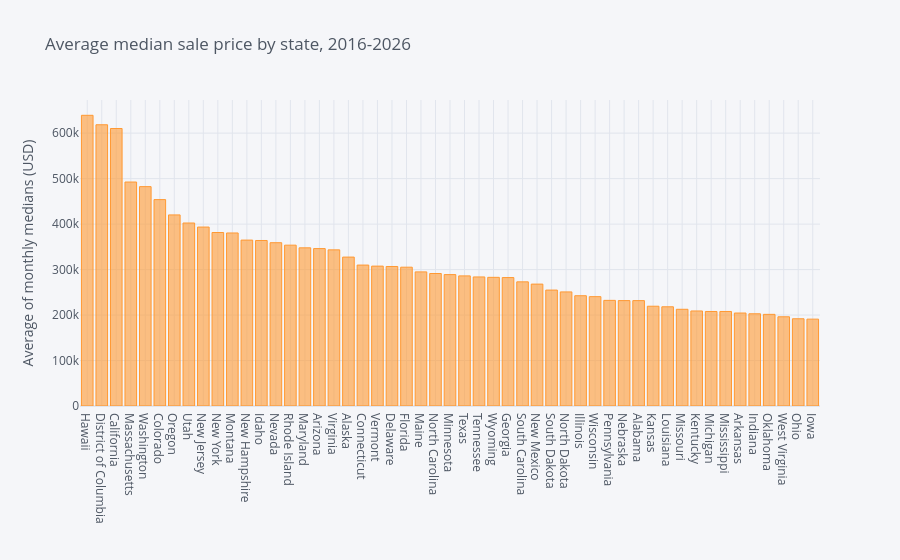

Write notebook code for a chart like this one.
### Markdown cell above
## EDA 2 — Grouped aggregation (bar)

Which states have the highest average median sale price over the full window?

### Code cell
(df_clean.groupby('REGION NAME')['MEDIAN_SALE_PRICE']
         .mean()
         .sort_values(ascending=False)
         .iplot(kind='bar',
                title='Average median sale price by state, 2016-2026',
                yTitle='Average of monthly medians (USD)'))

### Figure 1 — Plotly figure (JSON) as saved in the notebook; plotly's stock layout.template omitted (floating-point values rounded to 4 significant figures)
{"data": [{"marker": {"color": "rgba(255, 153, 51, 0.6)", "line": {"color": "rgba(255, 153, 51, 1.0)", "width": 1}}, "name": "MEDIAN_SALE_PRICE", "orientation": "v", "text": "", "type": "bar", "x": ["Hawaii", "District of Columbia", "California", "Massachusetts", "Washington", "Colorado", "Oregon", "Utah", "New Jersey", "New York", "Montana", "New Hampshire", "Idaho", "Nevada", "Rhode Island", "Maryland", "Arizona", "Virginia", "Alaska", "Connecticut", "Vermont", "Delaware", "Florida", "Maine", "North Carolina", "Minnesota", "Texas", "Tennessee", "Wyoming", "Georgia", "South Carolina", "New Mexico", "South Dakota", "North Dakota", "Illinois", "Wisconsin", "Pennsylvania", "Nebraska", "Alabama", "Kansas", "Louisiana", "Missouri", "Kentucky", "Michigan", "Mississippi", "Arkansas", "Indiana", "Oklahoma", "West Virginia", "Ohio", "Iowa"], "y": [639300.0, 618500.0, 610200.0, 492500.0, 482400.0, 453900.0, 420200.0, 402400.0, 393500.0, 381500.0, 380500.0, 364900.0, 364000.0, 359100.0, 353700.0, 347800.0, 346200.0, 343400.0, 327500.0, 309900.0, 307600.0, 306800.0, 305300.0, 294900.0, 291400.0, 289000.0, 286100.0, 283800.0, 282900.0, 282400.0, 273000.0, 268100.0, 254900.0, 250900.0, 242500.0, 240500.0, 232300.0, 231800.0, 231700.0, 219400.0, 218200.0, 212700.0, 208900.0, 207900.0, 207800.0, 204500.0, 202800.0, 201600.0, 196200.0, 191800.0, 191000.0]}], "layout": {"legend": {"bgcolor": "#F5F6F9", "font": {"color": "#4D5663"}}, "paper_bgcolor": "#F5F6F9", "plot_bgcolor": "#F5F6F9", "title": {"font": {"color": "#4D5663"}, "text": "Average median sale price by state, 2016-2026"}, "xaxis": {"gridcolor": "#E1E5ED", "showgrid": true, "tickfont": {"color": "#4D5663"}, "title": {"font": {"color": "#4D5663"}, "text": ""}, "zerolinecolor": "#E1E5ED"}, "yaxis": {"gridcolor": "#E1E5ED", "showgrid": true, "tickfont": {"color": "#4D5663"}, "title": {"font": {"color": "#4D5663"}, "text": "Average of monthly medians (USD)"}, "zerolinecolor": "#E1E5ED"}}}
